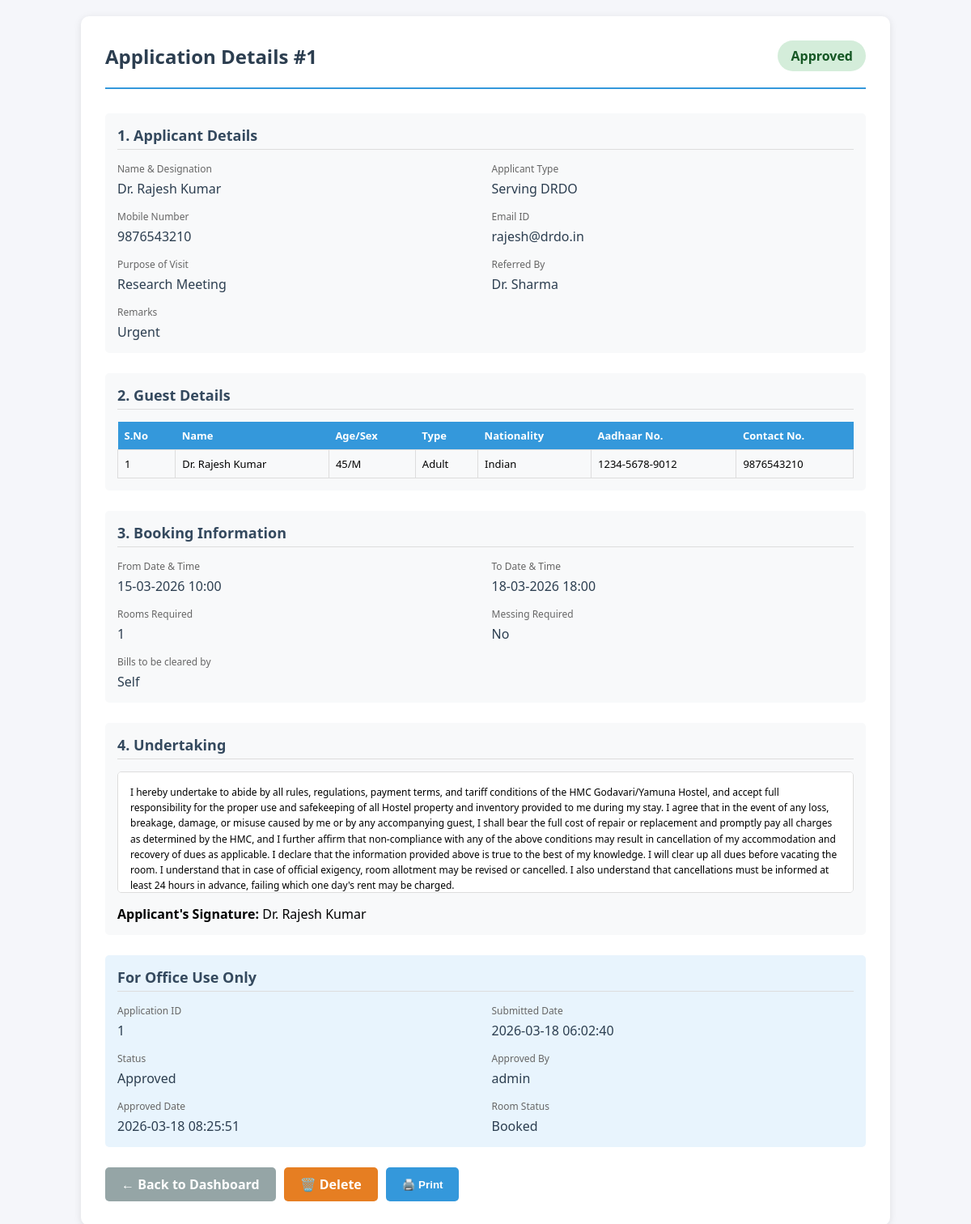
Page /view-application/1 (signed in) on the committed database.
### tables this page shows
CREATE TABLE applications (
            app_id INTEGER PRIMARY KEY AUTOINCREMENT,
            applicant_name TEXT NOT NULL,
            designation TEXT,
            applicant_type TEXT,
            mobile TEXT,
            email TEXT,
            purpose TEXT,
            referred_by TEXT,
            remarks TEXT,
            guest_details TEXT DEFAULT '[]',
            from_date TEXT,
            to_date TEXT,
            rooms_required INTEGER DEFAULT 1,
            messing_required TEXT DEFAULT 'No',
            billing_person TEXT,
            signature TEXT,
            status TEXT DEFAULT 'Pending',
            submitted_date TIMESTAMP DEFAULT CURRENT_TIMESTAMP,
            approved_by TEXT,
            approved_date TIMESTAMP
        , check_in_date TIMESTAMP, check_out_date TIMESTAMP, room_status TEXT DEFAULT 'Booked', allocated_room TEXT, rejection_reason TEXT);

### app.py (the view)
@app.route('/view-application/<int:app_id>')
def view_application(app_id):
    if not session.get('admin_logged_in') and not session.get('warden_logged_in'):
        flash('Please login first!', 'error')
        if session.get('admin_logged_in'):
            return redirect(url_for('admin_dashboard'))
        else:
            return redirect(url_for('warden_dashboard'))
    application = get_application_by_id(app_id)
    if not application:
        flash('Application not found!', 'error')
        if session.get('admin_logged_in'):
            return redirect(url_for('admin_dashboard'))
        else:
            return redirect(url_for('warden_dashboard'))
    guest_details = []
    if application.get('guest_details'):
        try:
            if isinstance(application['guest_details'], str):
                guest_details = json.loads(application['guest_details'])
            else:
                guest_details = application['guest_details']
        except:
            guest_details = []
    return render_template('view_application.html',
                         application=application,
                         guest_details=guest_details)

### database.py (called while the page is built)
def get_db_connection():
    if USE_POSTGRES:
        conn = psycopg2.connect(os.environ.get('DATABASE_URL'))
        return conn
    else:
        if os.environ.get('RENDER'):
            db_path = '/tmp/hostel_booking.db'
        else:
            db_path = 'hostel_booking.db'
        conn = sqlite3.connect(db_path)
        conn.row_factory = sqlite3.Row
        return conn

### templates/view_application.html (shortened to what this page needs)
<!DOCTYPE html>
<html lang="en">
<head>
</head>
<body>
    <div class="container">
        <div class="header">
            <h1>Application Details #{{ application.app_id }}</h1>
            <span class="status-badge status-{{ application.status }}">{{ application.status }}</span>
        </div>
        <div class="section">
            <h2>1. Applicant Details</h2>
            <div class="info-grid">
                <div class="info-item">
                    <span class="info-label">Name & Designation</span>
                    <span class="info-value">{{ application.applicant_name }}</span>
                </div>
                <div class="info-item">
                    <span class="info-label">Applicant Type</span>
                    <span class="info-value">{{ application.applicant_type }}</span>
                </div>
                <div class="info-item">
                    <span class="info-label">Mobile Number</span>
                    <span class="info-value">{{ application.mobile }}</span>
                </div>
                <div class="info-item">
                    <span class="info-label">Email ID</span>
                    <span class="info-value">{{ application.email }}</span>
                </div>
                <div class="info-item">
                    <span class="info-label">Purpose of Visit</span>
                    <span class="info-value">{{ application.purpose }}</span>
                </div>
                <div class="info-item">
                    <span class="info-label">Referred By</span>
                    <span class="info-value">{{ application.referred_by or 'N/A' }}</span>
                </div>
                <div class="info-item">
                    <span class="info-label">Remarks</span>
                    <span class="info-value">{{ application.remarks or 'N/A' }}</span>
                </div>
            </div>
        </div>
        <div class="section">
            <h2>2. Guest Details</h2>
            {% if guest_details and guest_details|length > 0 %}
            <table class="guest-table">
                <thead>
                    <tr>
                        <th>S.No</th>
                        <th>Name</th>
                        <th>Age/Sex</th>
                        <th>Type</th>
                        <th>Nationality</th>
                        <th>Aadhaar No.</th>
                        <th>Contact No.</th>
                    </tr>
                </thead>
                <tbody>
                    {% for guest in guest_details %}
                    <tr>
                        <td>{{ loop.index }}</td>
                        <td>{{ guest.name if guest.name else 'N/A' }}</td>
                        <td>{{ guest.age_sex if guest.age_sex else 'N/A' }}</td>
                        <td>{{ guest.guest_type if guest.guest_type else 'Adult' }}</td>
                        <td>{{ guest.nationality if guest.nationality else 'Indian' }}</td>
                        <td>{{ guest.aadhaar if guest.aadhaar else 'N/A' }}</td>
                        <td>{{ guest.contact if guest.contact else 'N/A' }}</td>
                    </tr>
                    {% endfor %}
                </tbody>
            </table>
            {% else %}
            <p>No guest details provided</p>
            {% endif %}
        </div>
        <div class="section">
            <h2>3. Booking Information</h2>
            <div class="info-grid">
                <div class="info-item">
                    <span class="info-label">From Date & Time</span>
                    <span class="info-value">{{ application.from_date }}</span>
                </div>
                <div class="info-item">
                    <span class="info-label">To Date & Time</span>
                    <span class="info-value">{{ application.to_date }}</span>
                </div>
                <div class="info-item">
                    <span class="info-label">Rooms Required</span>
                    <span class="info-value">{{ application.rooms_required }}</span>
                </div>
                <div class="info-item">
                    <span class="info-label">Messing Required</span>
                    <span class="info-value">{{ application.messing_required }}</span>
                </div>
                <div class="info-item">
                    <span class="info-label">Bills to be cleared by</span>
                    <span class="info-value">{{ application.billing_person }}</span>
                </div>
            </div>
        </div>
        <div class="section">
            <h2>4. Undertaking</h2>
            <div class="terms-box">
                I hereby undertake to abide by all rules, regulations, payment terms, and tariff conditions of the HMC Godavari/Yamuna Hostel, and accept full responsibility for the proper use and safekeeping of all Hostel property and inventory provided to me during my stay. I agree that in the event of any loss, breakage, damage, or misuse caused by me or by any accompanying guest, I shall bear the full cost of repair or replacement and promptly pay all charges as determined by the HMC, and I further affirm that non-compliance with any of the above conditions may result in cancellation of my accommodation and recovery of dues as applicable. I declare that the information provided above is true to the best of my knowledge. I will clear up all dues before vacating the room. I understand that in case of official exigency, room allotment may be revised or cancelled. I also understand that cancellations must be informed at least 24 hours in advance, failing which one day's rent may be charged.
            </div>
            <div style="margin-top: 15px;">
                <strong>Applicant's Signature:</strong> {{ application.signature or 'Not provided' }}
            </div>
        </div>
        <div class="section" style="background: #e8f4fd;">
            <h2>For Office Use Only</h2>
            <div class="info-grid">
                <div class="info-item">
                    <span class="info-label">Application ID</span>
                    <span class="info-value">{{ application.app_id }}</span>
                </div>
                <div class="info-item">
                    <span class="info-label">Submitted Date</span>
                    <span class="info-value">{{ application.submitted_date }}</span>
                </div>
                <div class="info-item">
                    <span class="info-label">Status</span>
                    <span class="info-value">{{ application.status }}</span>
                </div>
                <div class="info-item">
                    <span class="info-label">Approved By</span>
                    <span class="info-value">{{ application.approved_by or 'N/A' }}</span>
                </div>
                <div class="info-item">
                    <span class="info-label">Approved Date</span>
                    <span class="info-value">{{ application.approved_date or 'N/A' }}</span>
                </div>
                <div class="info-item">
                    <span class="info-label">Room Status</span>
                    <span class="info-value">{{ application.room_status or 'Booked' }}</span>
                </div>
            </div>
        </div>
        <div class="action-buttons">
            <a href="
                {%- if session.get('admin_logged_in') -%}
                    {{ url_for('admin_dashboard') }}
                {%- elif session.get('warden_logged_in') -%}
                    {{ url_for('warden_dashboard') }}
                {%- else -%}
                    {{ url_for('index') }}
                {%- endif -%}
            " class="btn btn-back">← Back to Dashboard</a>
            {% if session.get('admin_logged_in') %}
                <a href="{{ url_for('delete_application_route', app_id=application.app_id) }}" class="btn btn-delete" onclick="return confirm('Are you sure you want to delete this application?')">🗑️ Delete</a>
            {% endif %}
            <button class="btn btn-print" onclick="window.print()">🖨️ Print</button>
        </div>
    </div>
</body>
</html>

### templates/view_application.html (style rules this page uses)
* { margin: 0; padding: 0; box-sizing: border-box; }
body { font-family: 'Segoe UI', Tahoma, Geneva, Verdana, sans-serif; background: #f5f6fa; padding: 20px; }
.container { max-width: 1000px; margin: 0 auto; background: white; border-radius: 10px; padding: 30px; box-shadow: 0 2px 10px rgba(0,0,0,0.1); }
.header { display: flex; justify-content: space-between; align-items: center; margin-bottom: 30px; padding-bottom: 20px; border-bottom: 2px solid #3498db; }
.header h1 { color: #2c3e50; font-size: 24px; }
.status-badge { padding: 8px 16px; border-radius: 20px; font-weight: bold; }
.status-Approved { background: #d4edda; color: #155724; }
.section { margin-bottom: 25px; padding: 15px; background: #f8f9fa; border-radius: 5px; }
.section h2 { color: #34495e; font-size: 18px; margin-bottom: 15px; padding-bottom: 5px; border-bottom: 1px solid #ddd; }
.info-grid { display: grid; grid-template-columns: repeat(2, 1fr); gap: 15px; }
.info-item { display: flex; flex-direction: column; }
.info-label { font-size: 12px; color: #666; margin-bottom: 5px; }
.info-value { font-size: 16px; font-weight: 500; color: #2c3e50; }
.guest-table { width: 100%; border-collapse: collapse; margin-top: 10px; }
.guest-table th { background: #3498db; color: white; padding: 8px; text-align: left; font-size: 13px; }
.guest-table td { padding: 8px; border: 1px solid #ddd; font-size: 13px; }
.terms-box { background: white; padding: 15px; border-radius: 5px; font-size: 12px; line-height: 1.6; max-height: 150px; overflow-y: auto; border: 1px solid #ddd; }
.action-buttons { display: flex; gap: 10px; margin-top: 20px; flex-wrap: wrap; }
.btn { padding: 10px 20px; border-radius: 5px; text-decoration: none; color: white; font-weight: bold; border: none; cursor: pointer; }
.btn-back { background: #95a5a6; }
.btn-delete { background: #e67e22; }
.btn-print { background: #3498db; }

### rows in the picture
applications: app_id "1", status "Approved", applicant_name "Dr. Rajesh Kumar", applicant_type "Serving DRDO", mobile "9876543210", email "rajesh@drdo.in", purpose "Research Meeting", referred_by "Dr. Sharma", remarks "Urgent", name "Dr. Rajesh Kumar", age_sex "45/M", guest_type "Adult", nationality "Indian", aadhaar "1234-5678-9012", from_date "15-03-2026 10:00", to_date "18-03-2026 18:00", rooms_required "1", messing_required "No", billing_person "Self", signature "Dr. Rajesh Kumar", submitted_date "2026-03-18 06:02:40", approved_by "admin", approved_date "2026-03-18 08:25:51", room_status "Booked"
